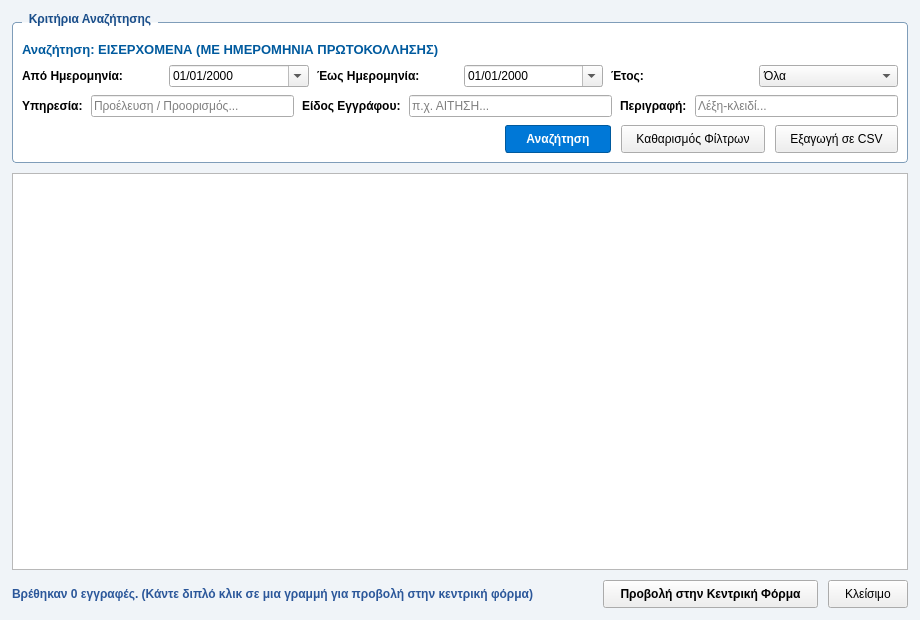
<?xml version="1.0" encoding="UTF-8"?>
<ui version="4.0">
 <class>SearchDialog</class>
 <widget class="QDialog" name="SearchDialog">
  <property name="geometry">
   <rect>
    <x>0</x>
    <y>0</y>
    <width>920</width>
    <height>620</height>
   </rect>
  </property>
  <property name="minimumSize">
   <size>
    <width>850</width>
    <height>550</height>
   </size>
  </property>
  <property name="windowTitle">
   <string>Σύνθετη Αναζήτηση Πρωτοκόλλου</string>
  </property>
  <property name="styleSheet">
   <string notr="true">
QDialog {
    background-color: rgb(240, 244, 248);
    font-family: &quot;Segoe UI&quot;, Tahoma, Arial;
}
QGroupBox {
    font-weight: bold;
    border: 1px solid #7f9db9;
    border-radius: 4px;
    margin-top: 10px;
    padding-top: 10px;
    background-color: white;
}
QGroupBox::title {
    subcontrol-origin: margin;
    subcontrol-position: top left;
    left: 10px;
    padding: 0 5px;
    color: #1a4e8a;
}
   </string>
  </property>
  <layout class="QVBoxLayout" name="mainLayout">
   <property name="spacing">
    <number>10</number>
   </property>
   <property name="leftMargin">
    <number>12</number>
   </property>
   <property name="topMargin">
    <number>12</number>
   </property>
   <property name="rightMargin">
    <number>12</number>
   </property>
   <property name="bottomMargin">
    <number>12</number>
   </property>
   <item>
    <!-- TOP GROUP: CRITERIA -->
    <widget class="QGroupBox" name="grpCriteria">
     <property name="title">
      <string>Κριτήρια Αναζήτησης</string>
     </property>
     <layout class="QVBoxLayout" name="criteriaLayout">
      <property name="spacing">
       <number>8</number>
      </property>
      <item>
       <widget class="QLabel" name="lblModeTitle">
        <property name="font">
         <font>
          <pointsize>10</pointsize>
          <bold>true</bold>
         </font>
        </property>
        <property name="styleSheet">
         <string notr="true">color: #005a9e;</string>
        </property>
        <property name="text">
         <string>Αναζήτηση: ΕΙΣΕΡΧΟΜΕΝΑ (ΜΕ ΗΜΕΡΟΜΗΝΙΑ ΠΡΩΤΟΚΟΛΛΗΣΗΣ)</string>
        </property>
       </widget>
      </item>
      <item>
       <!-- ROW 1: DATES & YEAR -->
       <layout class="QHBoxLayout" name="rowDates">
        <property name="spacing">
         <number>8</number>
        </property>
        <item>
         <widget class="QLabel" name="lblDateFrom">
          <property name="font">
           <font>
            <bold>true</bold>
           </font>
          </property>
          <property name="text">
           <string>Από Ημερομηνία:</string>
          </property>
         </widget>
        </item>
        <item>
         <widget class="QDateEdit" name="dateFrom">
          <property name="calendarPopup">
           <bool>true</bool>
          </property>
          <property name="locale">
           <locale language="Greek" country="Greece"/>
          </property>
          <property name="displayFormat">
           <string>dd/MM/yyyy</string>
          </property>
         </widget>
        </item>
        <item>
         <widget class="QLabel" name="lblDateTo">
          <property name="font">
           <font>
            <bold>true</bold>
           </font>
          </property>
          <property name="text">
           <string>Έως Ημερομηνία:</string>
          </property>
         </widget>
        </item>
        <item>
         <widget class="QDateEdit" name="dateTo">
          <property name="calendarPopup">
           <bool>true</bool>
          </property>
          <property name="locale">
           <locale language="Greek" country="Greece"/>
          </property>
          <property name="displayFormat">
           <string>dd/MM/yyyy</string>
          </property>
         </widget>
        </item>
        <item>
         <widget class="QLabel" name="lblYear">
          <property name="font">
           <font>
            <bold>true</bold>
           </font>
          </property>
          <property name="text">
           <string>Έτος:</string>
          </property>
         </widget>
        </item>
        <item>
         <widget class="QComboBox" name="comboFilterYear">
          <property name="minimumSize">
           <size>
            <width>85</width>
            <height>0</height>
           </size>
          </property>
          <item>
           <property name="text">
            <string>Όλα</string>
           </property>
          </item>
         </widget>
        </item>
       </layout>
      </item>
      <item>
       <!-- ROW 2: TEXT FILTERS -->
       <layout class="QHBoxLayout" name="rowFilters">
        <property name="spacing">
         <number>8</number>
        </property>
        <item>
         <widget class="QLabel" name="lblFilterEntity">
          <property name="font">
           <font>
            <bold>true</bold>
           </font>
          </property>
          <property name="text">
           <string>Υπηρεσία:</string>
          </property>
         </widget>
        </item>
        <item>
         <widget class="QLineEdit" name="txtFilterEntity">
          <property name="placeholderText">
           <string>Προέλευση / Προορισμός...</string>
          </property>
         </widget>
        </item>
        <item>
         <widget class="QLabel" name="lblFilterDocType">
          <property name="font">
           <font>
            <bold>true</bold>
           </font>
          </property>
          <property name="text">
           <string>Είδος Εγγράφου:</string>
          </property>
         </widget>
        </item>
        <item>
         <widget class="QLineEdit" name="txtFilterDocType">
          <property name="placeholderText">
           <string>π.χ. ΑΙΤΗΣΗ...</string>
          </property>
         </widget>
        </item>
        <item>
         <widget class="QLabel" name="lblFilterDesc">
          <property name="font">
           <font>
            <bold>true</bold>
           </font>
          </property>
          <property name="text">
           <string>Περιγραφή:</string>
          </property>
         </widget>
        </item>
        <item>
         <widget class="QLineEdit" name="txtFilterDesc">
          <property name="placeholderText">
           <string>Λέξη-κλειδί...</string>
          </property>
         </widget>
        </item>
       </layout>
      </item>
      <item>
       <!-- ROW 3: ACTION BUTTONS -->
       <layout class="QHBoxLayout" name="rowButtons">
        <property name="spacing">
         <number>10</number>
        </property>
        <item>
         <spacer name="spacer1">
          <property name="orientation">
           <enum>Qt::Horizontal</enum>
          </property>
          <property name="sizeHint" stdset="0">
           <size>
            <width>40</width>
            <height>20</height>
           </size>
          </property>
         </spacer>
        </item>
        <item>
         <widget class="QPushButton" name="btnSearch">
          <property name="font">
           <font>
            <bold>true</bold>
           </font>
          </property>
          <property name="styleSheet">
           <string notr="true">QPushButton {
    background-color: #0078d7;
    color: white;
    padding: 6px 20px;
    border: 1px solid #005a9e;
    border-radius: 3px;
    font-weight: bold;
}
QPushButton:hover {
    background-color: #106ebe;
}</string>
          </property>
          <property name="text">
           <string>Αναζήτηση</string>
          </property>
         </widget>
        </item>
        <item>
         <widget class="QPushButton" name="btnReset">
          <property name="styleSheet">
           <string notr="true">padding: 6px 14px;</string>
          </property>
          <property name="text">
           <string>Καθαρισμός Φίλτρων</string>
          </property>
         </widget>
        </item>
        <item>
         <widget class="QPushButton" name="btnExport">
          <property name="styleSheet">
           <string notr="true">padding: 6px 14px;</string>
          </property>
          <property name="text">
           <string>Εξαγωγή σε CSV</string>
          </property>
         </widget>
        </item>
       </layout>
      </item>
     </layout>
    </widget>
   </item>
   <item>
    <!-- MIDDLE: TABLE RESULTS -->
    <widget class="QTableWidget" name="tableResults">
     <property name="font">
      <font>
       <pointsize>9</pointsize>
      </font>
     </property>
     <property name="alternatingRowColors">
      <bool>true</bool>
     </property>
     <property name="selectionMode">
      <enum>QAbstractItemView::SingleSelection</enum>
     </property>
     <property name="selectionBehavior">
      <enum>QAbstractItemView::SelectRows</enum>
     </property>
     <property name="editTriggers">
      <set>QAbstractItemView::NoEditTriggers</set>
     </property>
     <property name="sortingEnabled">
      <bool>true</bool>
     </property>
     <attribute name="horizontalHeaderStretchLastSection">
      <bool>true</bool>
     </attribute>
    </widget>
   </item>
   <item>
    <!-- BOTTOM: STATUS & ACTIONS -->
    <layout class="QHBoxLayout" name="bottomLayout">
     <item>
      <widget class="QLabel" name="lblStatus">
       <property name="font">
        <font>
         <bold>true</bold>
        </font>
       </property>
       <property name="styleSheet">
        <string notr="true">color: #2b579a;</string>
       </property>
       <property name="text">
        <string>Βρέθηκαν 0 εγγραφές. (Κάντε διπλό κλικ σε μια γραμμή για προβολή στην κεντρική φόρμα)</string>
       </property>
      </widget>
     </item>
     <item>
      <spacer name="spacer2">
       <property name="orientation">
        <enum>Qt::Horizontal</enum>
       </property>
       <property name="sizeHint" stdset="0">
        <size>
         <width>40</width>
         <height>20</height>
        </size>
       </property>
      </spacer>
     </item>
     <item>
      <widget class="QPushButton" name="btnOpenSelected">
       <property name="font">
        <font>
         <bold>true</bold>
        </font>
       </property>
       <property name="styleSheet">
        <string notr="true">padding: 6px 16px;</string>
       </property>
       <property name="text">
        <string>Προβολή στην Κεντρική Φόρμα</string>
       </property>
      </widget>
     </item>
     <item>
      <widget class="QPushButton" name="btnClose">
       <property name="styleSheet">
        <string notr="true">padding: 6px 16px;</string>
       </property>
       <property name="text">
        <string>Κλείσιμο</string>
       </property>
      </widget>
     </item>
    </layout>
   </item>
  </layout>
 </widget>
 <resources/>
 <connections/>
</ui>
